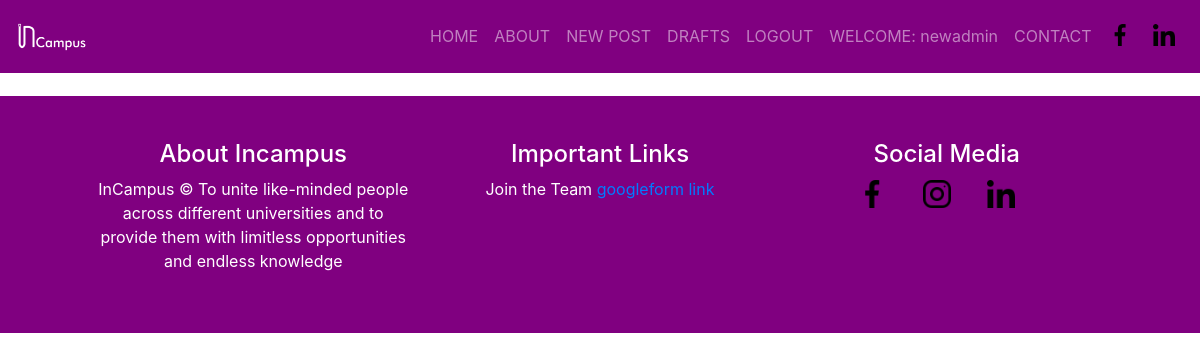
Page /drafts/ (signed in) on the earlier database version.
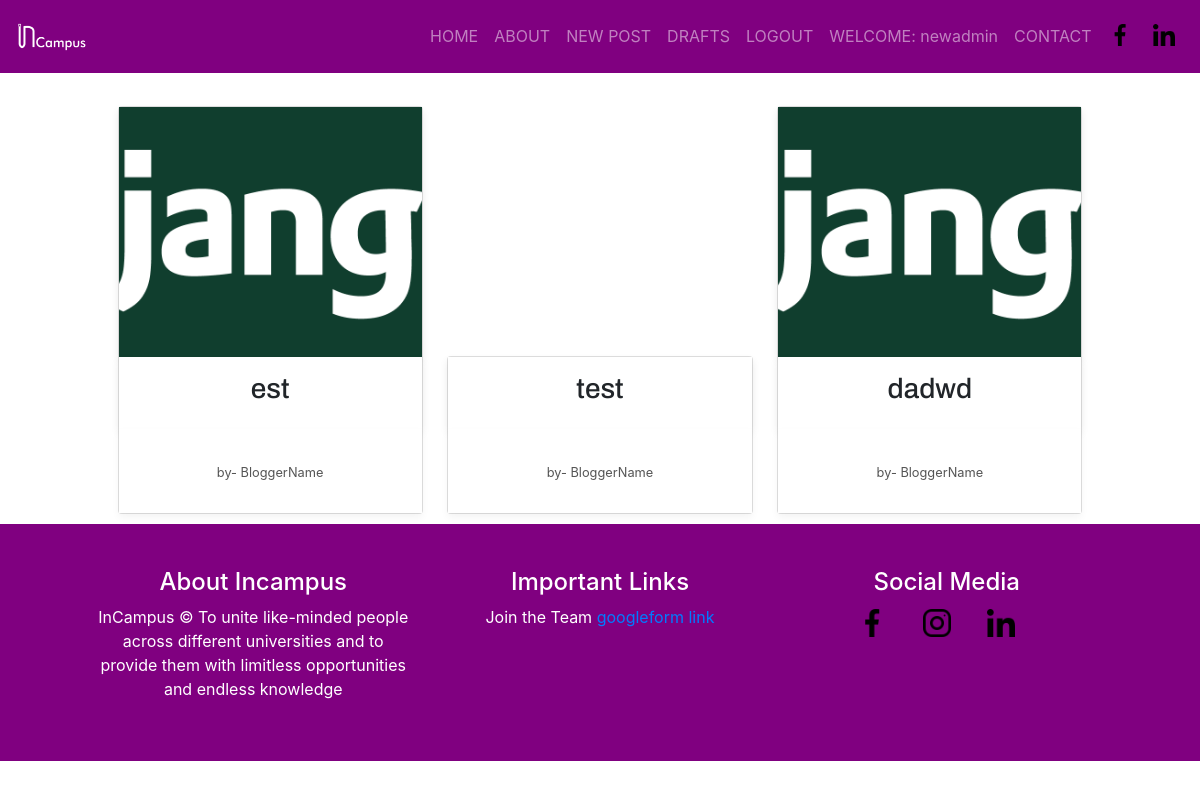
Same page on the later database version.
### basic_app/models.py (models this page shows, shortened)
class Post(models.Model):
    author=models.ForeignKey('auth.User',on_delete=models.CASCADE)
    title=models.CharField(max_length=256)
    blogger_name=models.CharField(max_length=256,default="BloggerName")
    blog_pic_1=models.ImageField(upload_to='blog_pics/',blank=True,default='blog_pics/django-logo-negative.png',null=True)
    text_1=models.TextField(blank=True,null=True)
    blog_pic_2=models.ImageField(upload_to='blog_pics/',blank=True)
    text_2=models.TextField(blank=True,null=True)
    blog_pic_3=models.ImageField(upload_to='blog_pics/',blank=True)
    text_3=models.TextField(blank=True,null=True)
    tag_1=models.CharField(max_length=256,blank=True)
    tag_2=models.CharField(max_length=256,blank=True)
    create_date=models.DateTimeField(default=timezone.now())
    published_date=models.DateTimeField(blank=True,null=True)
    def approve_comments(self):
        return self.comments.filter(approved_comments=True)
    def snippet(self):
        return self.text_1[:80]

### basic_app/views.py (the view)
# urls.py: url(r'^drafts/$',views.DraftListView.as_view(),name='post_draft_list'),
class DraftListView(LoginRequiredMixin,ListView):
    login_url='/login/'
    redirect_field_name='basic_app/post_list.html'
    model=Post
    def get_queryset(self):
        return Post.objects.filter(published_date__isnull=True).order_by('create_date')

### basic_app/templates/basic_app/post_list.html (shortened to what this page needs)
{% extends 'basic_app/base.html' %}
{% block content %}
<div class="cards" style="text-align: center;">
    {% for post in post_list %}
    <div class="card__container">
      <div class="card" >
        {% if post.blog_pic_1 %}
          <a href="{% url 'post_detail' pk=post.pk %}" class="stretched-link"><img class="card__image"  src="{{ post.blog_pic_1.url }}" alt=""></a>
        {% endif %}
        <div class="card__content">
          <h3 style="font-family: 'Archivo', sans-serif;font-size:  28px; text-align: center;">
            {{ post.title }}
          </h3>
        </div>
        <div class="card__info">
          <div>
          </div>
          <div>
            <p> by- {{ post.blogger_name }}</p>
          </div>
        </div>
      </div>
    </div>
    {% endfor %}
{% endblock %}

### basic_app/templates/basic_app/base.html (shortened to what this page needs)
<!DOCTYPE html>
{% load staticfiles %}
<html>
    <head>
        <link rel="stylesheet" href="https://cdnjs.cloudflare.com/ajax/libs/font-awesome/4.7.0/css/font-awesome.min.css">
        <link rel="stylesheet" href="https://stackpath.bootstrapcdn.com/bootstrap/4.5.0/css/bootstrap.min.css">
        <link rel="stylesheet" href="//cdn.jsdelivr.net/medium-editor/latest/css/medium-editor.min.css" type="text/css" media="screen" charset="utf-8">
        <link href="https://maxcdn.bootstrapcdn.com/font-awesome/4.2.0/css/font-awesome.min.css" rel="stylesheet">
        <link rel="stylesheet" href="{% static 'css/new_style.css' %}">
    <body class='loader'>
        <nav style="background: purple;" class="navbar navbar-expand-md navbar-dark navbar-custom fixed-top">
      <a class="navbar-brand logo-image" href="{% url 'post_list' %}"><img src="{% static "logos/logo.png" %}" style="width: 50%;height: auto;" alt="alternative"></a>
      <div class="collapse navbar-collapse" id="navbarsExampleDefault">
        <ul class="navbar-nav ml-auto">
          <li class="nav-item">
            <a class="nav-link page-scroll" href="{% url 'post_list' %}"
              >HOME <span class="sr-only">(current)</span></a
            >
          </li>
          <li class="nav-item">
            <a class="nav-link page-scroll" href="{% url 'about'%}">ABOUT</a>
          </li>
          {% if user.is_authenticated %}
          <a class="nav-link" href="{% url 'post_new' %}">NEW POST</a>
          <a class="nav-link" href="{% url 'post_draft_list' %}">DRAFTS</a>
          <a class="nav-link" href="{% url 'logout' %}">LOGOUT</a>
          <a class="nav-link">WELCOME: {{ user.username }}</a>
          {% else %}
          <a class="nav-link" href="{% url 'login' %}">
              LOGIN
          </a>
          {% endif %}
          <li class="nav-item">
            <a class="nav-link page-scroll" href="#contact">CONTACT</a>
          </li>
        </ul>
        <span class="nav-item social-icons">
          <span class="fa-stack" style="text-align: center;">
            <a href="https://m.facebook.com/InCampus.in/">
              <img src="{% static "logos/facebook.png" %}" style="width: 55%;height: auto;vertical-align: sub;" alt="">
            </a>
          </span>
          <span class="fa-stack" style="text-align: center;">
            <a href="https://www.linkedin.com/company/incampusinc/about/">
                <img src="{% static "logos/linkedin.png" %}" style="width: 55%;height: auto;vertical-align: sub;" alt="">
            </a>
          </span>
        </span>
      </div>
    </nav>
    <section class="sectionC">
      <div class="row justify-content-center">
       <div class="container content fluid-container" style="padding-left: 5% !important;padding-right: 5% !important;margin-left: 0px !important;margin-right: 0px !important;">
            <div class="row">
                <div class="col-12 col-md-12 ">
                  <div class="blog_posts">
                        {% block content %}
                        {% endblock %}
                    </div>
                </div>
            </div>
        </div>
      </div>
    </section>
 <div class="footer" style="background-color: purple;padding-left: 3%;padding-right: 3%;">
      <div class="container">
        <div class="row" style="padding: 4%;">
          <div class="col-md-4 col-sm-12" style="text-align: center;color: white;">
            <div class="footer-col">
              <h4>About Incampus</h4>
              <p>
                InCampus © To unite like-minded people across different
                universities and to provide them with limitless opportunities
                and endless knowledge
              </p>
            </div>
          </div>
          <div class="col-md-4 col-sm-12" style="text-align: center;color: white;">
            <div class="footer-col middle">
              <h4>Important Links</h4>
              <ul class="list-unstyled li-space-lg">
                <li class="media">
                  <div class="media-body">
                    Join the Team
                    <a
                      class="turquoise"
                      href="https://docs.google.com/forms/d/1p56jnGF-EFewDqvrl9fPqW7vIfrlhPi350fjrbeZxQo/viewform?edit_requested=true"
                      >googleform link</a
                    >
                  </div>
                </li>
              </ul>
            </div>
          </div>
          <div class="col-md-4 col-sm-12" style="text-align: center;color: white;">
            <div class="footer-col last">
              <h4>Social Media</h4>
              <span class="fa-stack" style="margin-right: 20px;">
                <a href="https://m.facebook.com/InCampus.in/">
                  <img src="{% static "logos/facebook.png" %}" style="width: 70%;height: auto;" alt="">
                </a>
              </span>
              <span class="fa-stack" style="margin-right: 20px;">
                <a href="https://www.instagram.com/official_incampus/">
                  <img src="{% static "logos/instagram.png" %}" style="width: 70%;height: auto;" alt="">
                </a>
              </span>
              <span class="fa-stack" style="margin-right: 20px;">
                <a href="https://www.linkedin.com/company/incampusinc/about/">
                  <img src="{% static "logos/linkedin.png" %}" style="width: 70%;height: auto;" alt="">
              </a>
              </span>
            </div>
          </div>
        </div>
      </div>
    </div>
</body>
</html>

### basic_app/static/css/new_style.css (style rules this page uses)
.card__image { width: 100%; height: 250px; object-fit: cover; display: block; box-shadow: 0 4px 8px 0 rgba(0,0,0,0.1); opacity: 10; transition: .5s ease; }
.card__content { line-height: 1.5; padding: 15px; background: #ffffff; box-shadow: 0 4px 8px 0 rgba(0,0,0,0.1); font-family: 'IBM Plex Sans', sans-serif; }
.card__info { padding: 15px; justify-content: space-between; align-items: center; color: #555555; background: #ffffff; font-size: 0.8em; box-shadow: 0 4px 8px 0 rgba(0,0,0,0.05); }
.sectionC { margin-top: 8%; }

### basic_app/templates/basic_app/base.html (style rules this page uses)
.navbar { position: fixed; display: -ms-flexbox; display: flex; -ms-flex-wrap: wrap; flex-wrap: wrap; -ms-flex-align: center; align-items: center; -ms-flex-pack: justify; justify-content: space-between; padding: 0.5rem 1rem; }
.navbar-brand { display: inline-block; padding-top: 0.3125rem; padding-bottom: 0.3125rem; margin-right: 1rem; font-size: 1.25rem; line-height: inherit; white-space: nowrap; }
.navbar-nav { display: -ms-flexbox; display: flex; -ms-flex-direction: column; flex-direction: column; padding-left: 0; margin-bottom: 0; list-style: none; }
.navbar-nav .nav-link { padding-right: 0; padding-left: 0; }
.navbar-collapse { -ms-flex-preferred-size: 100%; flex-basis: 100%; -ms-flex-positive: 1; flex-grow: 1; -ms-flex-align: center; align-items: center; }
@media (min-width: 768px) { .navbar-expand-md { -ms-flex-flow: row nowrap; flex-flow: row nowrap; -ms-flex-pack: start; justify-content: flex-start; } }
@media (min-width: 768px) { .navbar-expand-md .navbar-nav { -ms-flex-direction: row; flex-direction: row; } }
@media (min-width: 768px) { .navbar-expand-md .navbar-nav .nav-link { padding-right: 0.5rem; padding-left: 0.5rem; } }
@media (min-width: 768px) { .navbar-expand-md .navbar-collapse { display: -ms-flexbox !important; display: flex !important; -ms-flex-preferred-size: auto; flex-basis: auto; } }
.navbar-dark .navbar-brand { color: #fff; }
.navbar-dark .navbar-nav .nav-link { color: rgba(255, 255, 255, 0.5); }
article, aside, figcaption, figure, footer, header, hgroup, main, nav, section { display: block; }
.card__container { margin: 1%; width: 30%; display: inline-block; }
.loader { overflow-x: hidden; }

Differences in the rows shown:
added Post: blog_pic_1 (picture), title "est", blogger_name "BloggerName"
added Post: title "test", blogger_name "BloggerName"
added Post: blog_pic_1 (picture), title "dadwd", blogger_name "BloggerName"
